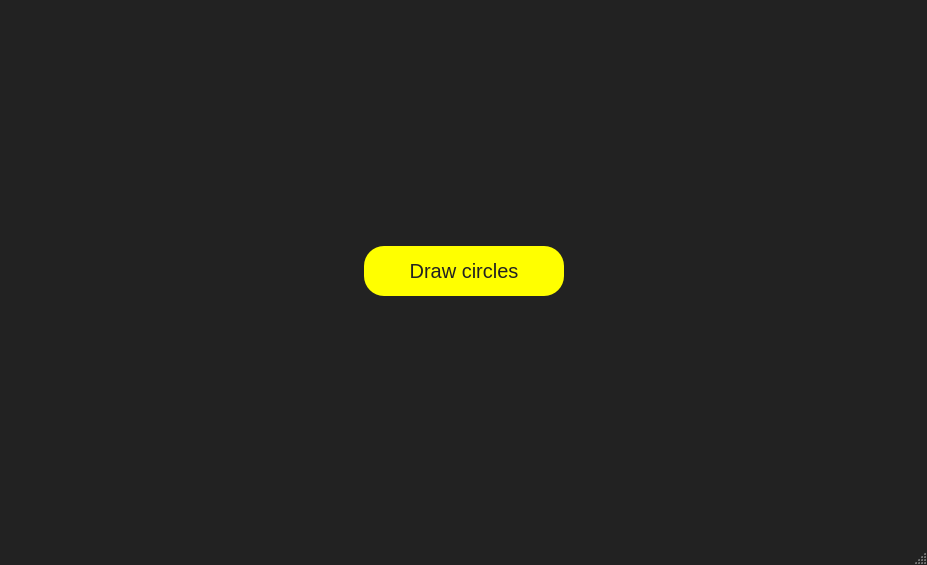
<?xml version="1.0" encoding="UTF-8"?>
<ui version="4.0">
 <class>MainWindow</class>
 <widget class="QMainWindow" name="MainWindow">
  <property name="geometry">
   <rect>
    <x>0</x>
    <y>0</y>
    <width>927</width>
    <height>565</height>
   </rect>
  </property>
  <property name="windowTitle">
   <string>Git и желтые окружности</string>
  </property>
  <property name="styleSheet">
   <string notr="true">
QMainWindow {
    background-color: #222;
}
/*

QWidget {
    background-color: #222;
}
*/
QPushButton {
    background-color: #FF0;
    color: #222;
    font-size: 20px;
    border-radius: 20px;
}

QPushButton:hover {
	background-color: #DD0; 
    color: #000;
}</string>
  </property>
  <widget class="QWidget" name="centralwidget">
   <layout class="QHBoxLayout" name="horizontalLayout">
    <item>
     <spacer name="horizontalSpacer">
      <property name="orientation">
       <enum>Qt::Horizontal</enum>
      </property>
      <property name="sizeHint" stdset="0">
       <size>
        <width>346</width>
        <height>20</height>
       </size>
      </property>
     </spacer>
    </item>
    <item>
     <widget class="QPushButton" name="drawButton">
      <property name="minimumSize">
       <size>
        <width>200</width>
        <height>50</height>
       </size>
      </property>
      <property name="maximumSize">
       <size>
        <width>200</width>
        <height>50</height>
       </size>
      </property>
      <property name="cursor">
       <cursorShape>PointingHandCursor</cursorShape>
      </property>
      <property name="styleSheet">
       <string notr="true"/>
      </property>
      <property name="text">
       <string>Draw circles</string>
      </property>
     </widget>
    </item>
    <item>
     <spacer name="horizontalSpacer_2">
      <property name="orientation">
       <enum>Qt::Horizontal</enum>
      </property>
      <property name="sizeHint" stdset="0">
       <size>
        <width>345</width>
        <height>20</height>
       </size>
      </property>
     </spacer>
    </item>
   </layout>
  </widget>
  <widget class="QStatusBar" name="statusbar"/>
 </widget>
 <resources/>
 <connections/>
</ui>
